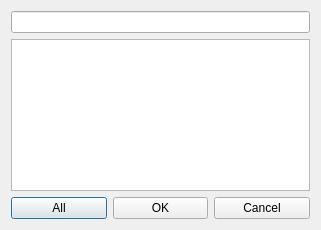
<?xml version="1.0" encoding="UTF-8"?>
<ui version="4.0">
 <class>ProductionLookup</class>
 <widget class="QDialog" name="ProductionLookup">
  <property name="geometry">
   <rect>
    <x>0</x>
    <y>0</y>
    <width>321</width>
    <height>230</height>
   </rect>
  </property>
  <property name="windowTitle">
   <string>Dialog</string>
  </property>
  <layout class="QGridLayout">
   <item row="0" column="0" colspan="3">
    <widget class="QLineEdit" name="lineEdit"/>
   </item>
   <item row="1" column="0" colspan="3">
    <widget class="QListView" name="listView"/>
   </item>
   <item row="2" column="0">
    <widget class="QPushButton" name="allButton">
     <property name="text">
      <string>All</string>
     </property>
     <property name="icon">
      <iconset resource="Resources.qrc">
       <normaloff>:/icons/images/files5.png</normaloff>:/icons/images/files5.png</iconset>
     </property>
    </widget>
   </item>
   <item row="2" column="1">
    <widget class="QPushButton" name="pushButton">
     <property name="text">
      <string>OK</string>
     </property>
     <property name="icon">
      <iconset resource="Resources.qrc">
       <normaloff>:/icons/images/ok.png</normaloff>:/icons/images/ok.png</iconset>
     </property>
    </widget>
   </item>
   <item row="2" column="2">
    <widget class="QPushButton" name="pushButton_2">
     <property name="text">
      <string>Cancel</string>
     </property>
     <property name="icon">
      <iconset resource="Resources.qrc">
       <normaloff>:/icons/images/stop.png</normaloff>:/icons/images/stop.png</iconset>
     </property>
    </widget>
   </item>
  </layout>
 </widget>
 <resources>
  <include location="Resources.qrc"/>
 </resources>
 <connections/>
</ui>
